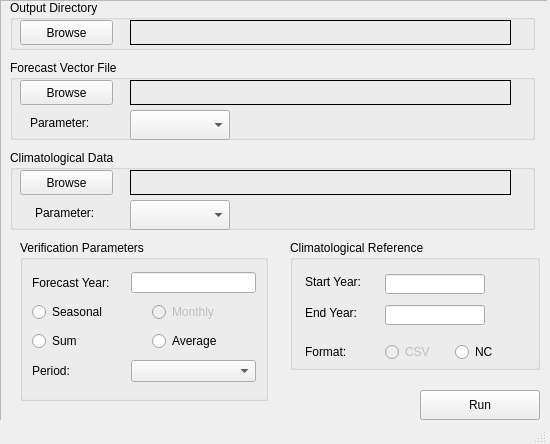
<?xml version="1.0" encoding="UTF-8"?>
<ui version="4.0">
 <author>Thembani Moithobogi</author>
 <class>MainWindow</class>
 <widget class="QMainWindow" name="MainWindow">
  <property name="geometry">
   <rect>
    <x>0</x>
    <y>0</y>
    <width>550</width>
    <height>444</height>
   </rect>
  </property>
  <property name="sizePolicy">
   <sizepolicy hsizetype="Fixed" vsizetype="Fixed">
    <horstretch>0</horstretch>
    <verstretch>0</verstretch>
   </sizepolicy>
  </property>
  <property name="minimumSize">
   <size>
    <width>550</width>
    <height>444</height>
   </size>
  </property>
  <property name="maximumSize">
   <size>
    <width>550</width>
    <height>444</height>
   </size>
  </property>
  <property name="contextMenuPolicy">
   <enum>Qt::DefaultContextMenu</enum>
  </property>
  <property name="windowTitle">
   <string>CFT Verification Tool</string>
  </property>
  <widget class="QWidget" name="centralwidget">
   <property name="minimumSize">
    <size>
     <width>547</width>
     <height>420</height>
    </size>
   </property>
   <property name="maximumSize">
    <size>
     <width>547</width>
     <height>420</height>
    </size>
   </property>
   <widget class="QFrame" name="frame">
    <property name="geometry">
     <rect>
      <x>0</x>
      <y>0</y>
      <width>550</width>
      <height>431</height>
     </rect>
    </property>
    <property name="sizePolicy">
     <sizepolicy hsizetype="Fixed" vsizetype="Fixed">
      <horstretch>0</horstretch>
      <verstretch>0</verstretch>
     </sizepolicy>
    </property>
    <property name="minimumSize">
     <size>
      <width>550</width>
      <height>100</height>
     </size>
    </property>
    <property name="maximumSize">
     <size>
      <width>550</width>
      <height>480</height>
     </size>
    </property>
    <property name="frameShape">
     <enum>QFrame::StyledPanel</enum>
    </property>
    <property name="frameShadow">
     <enum>QFrame::Raised</enum>
    </property>
    <widget class="QGroupBox" name="groupBox_2">
     <property name="geometry">
      <rect>
       <x>10</x>
       <y>0</y>
       <width>525</width>
       <height>50</height>
      </rect>
     </property>
     <property name="minimumSize">
      <size>
       <width>525</width>
       <height>50</height>
      </size>
     </property>
     <property name="maximumSize">
      <size>
       <width>525</width>
       <height>50</height>
      </size>
     </property>
     <property name="title">
      <string>Output Directory</string>
     </property>
     <widget class="QPushButton" name="outputButton">
      <property name="geometry">
       <rect>
        <x>10</x>
        <y>20</y>
        <width>93</width>
        <height>25</height>
       </rect>
      </property>
      <property name="focusPolicy">
       <enum>Qt::ClickFocus</enum>
      </property>
      <property name="text">
       <string>Browse</string>
      </property>
     </widget>
     <widget class="QLabel" name="outdirlabel">
      <property name="geometry">
       <rect>
        <x>120</x>
        <y>20</y>
        <width>381</width>
        <height>25</height>
       </rect>
      </property>
      <property name="minimumSize">
       <size>
        <width>381</width>
        <height>25</height>
       </size>
      </property>
      <property name="maximumSize">
       <size>
        <width>381</width>
        <height>25</height>
       </size>
      </property>
      <property name="frameShape">
       <enum>QFrame::Box</enum>
      </property>
      <property name="text">
       <string/>
      </property>
     </widget>
    </widget>
    <widget class="QPushButton" name="runButton">
     <property name="geometry">
      <rect>
       <x>420</x>
       <y>390</y>
       <width>120</width>
       <height>30</height>
      </rect>
     </property>
     <property name="sizePolicy">
      <sizepolicy hsizetype="Fixed" vsizetype="Fixed">
       <horstretch>0</horstretch>
       <verstretch>0</verstretch>
      </sizepolicy>
     </property>
     <property name="minimumSize">
      <size>
       <width>120</width>
       <height>30</height>
      </size>
     </property>
     <property name="maximumSize">
      <size>
       <width>120</width>
       <height>30</height>
      </size>
     </property>
     <property name="text">
      <string>Run</string>
     </property>
    </widget>
    <widget class="QGroupBox" name="groupBox_3">
     <property name="geometry">
      <rect>
       <x>10</x>
       <y>150</y>
       <width>525</width>
       <height>80</height>
      </rect>
     </property>
     <property name="minimumSize">
      <size>
       <width>525</width>
       <height>80</height>
      </size>
     </property>
     <property name="maximumSize">
      <size>
       <width>525</width>
       <height>80</height>
      </size>
     </property>
     <property name="title">
      <string>Climatological Data</string>
     </property>
     <widget class="QPushButton" name="climatdataButton">
      <property name="geometry">
       <rect>
        <x>10</x>
        <y>20</y>
        <width>93</width>
        <height>25</height>
       </rect>
      </property>
      <property name="focusPolicy">
       <enum>Qt::ClickFocus</enum>
      </property>
      <property name="text">
       <string>Browse</string>
      </property>
     </widget>
     <widget class="QLabel" name="predictandlabel">
      <property name="geometry">
       <rect>
        <x>120</x>
        <y>20</y>
        <width>381</width>
        <height>25</height>
       </rect>
      </property>
      <property name="minimumSize">
       <size>
        <width>381</width>
        <height>25</height>
       </size>
      </property>
      <property name="maximumSize">
       <size>
        <width>381</width>
        <height>25</height>
       </size>
      </property>
      <property name="frameShape">
       <enum>QFrame::Box</enum>
      </property>
      <property name="text">
       <string/>
      </property>
     </widget>
     <widget class="QComboBox" name="climatparamcombobox">
      <property name="geometry">
       <rect>
        <x>120</x>
        <y>50</y>
        <width>100</width>
        <height>30</height>
       </rect>
      </property>
      <property name="minimumSize">
       <size>
        <width>100</width>
        <height>30</height>
       </size>
      </property>
      <property name="maximumSize">
       <size>
        <width>100</width>
        <height>30</height>
       </size>
      </property>
     </widget>
     <widget class="QLabel" name="label_15">
      <property name="geometry">
       <rect>
        <x>25</x>
        <y>50</y>
        <width>71</width>
        <height>25</height>
       </rect>
      </property>
      <property name="minimumSize">
       <size>
        <width>0</width>
        <height>25</height>
       </size>
      </property>
      <property name="maximumSize">
       <size>
        <width>16777215</width>
        <height>25</height>
       </size>
      </property>
      <property name="text">
       <string>Parameter:</string>
      </property>
     </widget>
    </widget>
    <widget class="QGroupBox" name="groupBox_5">
     <property name="geometry">
      <rect>
       <x>290</x>
       <y>240</y>
       <width>250</width>
       <height>130</height>
      </rect>
     </property>
     <property name="minimumSize">
      <size>
       <width>250</width>
       <height>130</height>
      </size>
     </property>
     <property name="maximumSize">
      <size>
       <width>250</width>
       <height>130</height>
      </size>
     </property>
     <property name="title">
      <string>Climatological Reference</string>
     </property>
     <widget class="QLabel" name="label_3">
      <property name="geometry">
       <rect>
        <x>15</x>
        <y>34</y>
        <width>64</width>
        <height>16</height>
       </rect>
      </property>
      <property name="text">
       <string>Start Year:</string>
      </property>
     </widget>
     <widget class="QLineEdit" name="startyearLineEdit">
      <property name="geometry">
       <rect>
        <x>95</x>
        <y>34</y>
        <width>100</width>
        <height>20</height>
       </rect>
      </property>
      <property name="minimumSize">
       <size>
        <width>100</width>
        <height>20</height>
       </size>
      </property>
      <property name="maximumSize">
       <size>
        <width>100</width>
        <height>20</height>
       </size>
      </property>
     </widget>
     <widget class="QLabel" name="label_4">
      <property name="geometry">
       <rect>
        <x>15</x>
        <y>65</y>
        <width>57</width>
        <height>16</height>
       </rect>
      </property>
      <property name="text">
       <string>End Year:</string>
      </property>
     </widget>
     <widget class="QLineEdit" name="endyearLineEdit">
      <property name="geometry">
       <rect>
        <x>95</x>
        <y>65</y>
        <width>100</width>
        <height>20</height>
       </rect>
      </property>
      <property name="minimumSize">
       <size>
        <width>100</width>
        <height>20</height>
       </size>
      </property>
      <property name="maximumSize">
       <size>
        <width>100</width>
        <height>20</height>
       </size>
      </property>
     </widget>
     <widget class="QLabel" name="label_11">
      <property name="geometry">
       <rect>
        <x>15</x>
        <y>102</y>
        <width>46</width>
        <height>20</height>
       </rect>
      </property>
      <property name="minimumSize">
       <size>
        <width>0</width>
        <height>20</height>
       </size>
      </property>
      <property name="maximumSize">
       <size>
        <width>16777215</width>
        <height>20</height>
       </size>
      </property>
      <property name="text">
       <string>Format:</string>
      </property>
     </widget>
     <widget class="QFrame" name="frame_4">
      <property name="geometry">
       <rect>
        <x>95</x>
        <y>102</y>
        <width>140</width>
        <height>20</height>
       </rect>
      </property>
      <property name="minimumSize">
       <size>
        <width>140</width>
        <height>20</height>
       </size>
      </property>
      <property name="maximumSize">
       <size>
        <width>140</width>
        <height>20</height>
       </size>
      </property>
      <property name="frameShape">
       <enum>QFrame::NoFrame</enum>
      </property>
      <property name="frameShadow">
       <enum>QFrame::Plain</enum>
      </property>
      <property name="lineWidth">
       <number>0</number>
      </property>
      <widget class="QRadioButton" name="CSVRadio">
       <property name="enabled">
        <bool>false</bool>
       </property>
       <property name="geometry">
        <rect>
         <x>0</x>
         <y>0</y>
         <width>52</width>
         <height>20</height>
        </rect>
       </property>
       <property name="text">
        <string>CSV</string>
       </property>
      </widget>
      <widget class="QRadioButton" name="NetCDFRadio">
       <property name="enabled">
        <bool>true</bool>
       </property>
       <property name="geometry">
        <rect>
         <x>70</x>
         <y>0</y>
         <width>44</width>
         <height>20</height>
        </rect>
       </property>
       <property name="text">
        <string>NC</string>
       </property>
      </widget>
     </widget>
    </widget>
    <widget class="QLabel" name="statusbarlabel">
     <property name="geometry">
      <rect>
       <x>10</x>
       <y>420</y>
       <width>385</width>
       <height>25</height>
      </rect>
     </property>
     <property name="minimumSize">
      <size>
       <width>385</width>
       <height>25</height>
      </size>
     </property>
     <property name="maximumSize">
      <size>
       <width>385</width>
       <height>25</height>
      </size>
     </property>
     <property name="frameShape">
      <enum>QFrame::Box</enum>
     </property>
     <property name="lineWidth">
      <number>0</number>
     </property>
     <property name="text">
      <string/>
     </property>
    </widget>
    <widget class="QGroupBox" name="groupBox_4">
     <property name="geometry">
      <rect>
       <x>10</x>
       <y>60</y>
       <width>525</width>
       <height>80</height>
      </rect>
     </property>
     <property name="minimumSize">
      <size>
       <width>525</width>
       <height>80</height>
      </size>
     </property>
     <property name="maximumSize">
      <size>
       <width>525</width>
       <height>80</height>
      </size>
     </property>
     <property name="title">
      <string>Forecast Vector File</string>
     </property>
     <widget class="QPushButton" name="forecastvectorButton">
      <property name="geometry">
       <rect>
        <x>10</x>
        <y>20</y>
        <width>93</width>
        <height>25</height>
       </rect>
      </property>
      <property name="focusPolicy">
       <enum>Qt::ClickFocus</enum>
      </property>
      <property name="text">
       <string>Browse</string>
      </property>
     </widget>
     <widget class="QLabel" name="forecastvectorlabel">
      <property name="geometry">
       <rect>
        <x>120</x>
        <y>20</y>
        <width>381</width>
        <height>25</height>
       </rect>
      </property>
      <property name="minimumSize">
       <size>
        <width>381</width>
        <height>25</height>
       </size>
      </property>
      <property name="maximumSize">
       <size>
        <width>381</width>
        <height>25</height>
       </size>
      </property>
      <property name="frameShape">
       <enum>QFrame::Box</enum>
      </property>
      <property name="text">
       <string/>
      </property>
     </widget>
     <widget class="QComboBox" name="forecastvectorparamcombobox">
      <property name="geometry">
       <rect>
        <x>120</x>
        <y>50</y>
        <width>100</width>
        <height>30</height>
       </rect>
      </property>
      <property name="minimumSize">
       <size>
        <width>100</width>
        <height>30</height>
       </size>
      </property>
      <property name="maximumSize">
       <size>
        <width>100</width>
        <height>30</height>
       </size>
      </property>
     </widget>
     <widget class="QLabel" name="label_17">
      <property name="geometry">
       <rect>
        <x>20</x>
        <y>50</y>
        <width>71</width>
        <height>25</height>
       </rect>
      </property>
      <property name="minimumSize">
       <size>
        <width>0</width>
        <height>25</height>
       </size>
      </property>
      <property name="maximumSize">
       <size>
        <width>16777215</width>
        <height>25</height>
       </size>
      </property>
      <property name="text">
       <string>Parameter:</string>
      </property>
     </widget>
    </widget>
    <widget class="QGroupBox" name="groupBox">
     <property name="geometry">
      <rect>
       <x>20</x>
       <y>240</y>
       <width>248</width>
       <height>161</height>
      </rect>
     </property>
     <property name="minimumSize">
      <size>
       <width>248</width>
       <height>161</height>
      </size>
     </property>
     <property name="maximumSize">
      <size>
       <width>248</width>
       <height>161</height>
      </size>
     </property>
     <property name="title">
      <string>Verification Parameters</string>
     </property>
     <layout class="QGridLayout" name="gridLayout">
      <item row="1" column="0" colspan="2">
       <widget class="QFrame" name="frame_6">
        <property name="minimumSize">
         <size>
          <width>200</width>
          <height>20</height>
         </size>
        </property>
        <property name="maximumSize">
         <size>
          <width>200</width>
          <height>20</height>
         </size>
        </property>
        <property name="frameShape">
         <enum>QFrame::NoFrame</enum>
        </property>
        <property name="frameShadow">
         <enum>QFrame::Plain</enum>
        </property>
        <property name="lineWidth">
         <number>0</number>
        </property>
        <widget class="QRadioButton" name="seasonalRadio">
         <property name="enabled">
          <bool>true</bool>
         </property>
         <property name="geometry">
          <rect>
           <x>0</x>
           <y>0</y>
           <width>81</width>
           <height>20</height>
          </rect>
         </property>
         <property name="text">
          <string>Seasonal</string>
         </property>
        </widget>
        <widget class="QRadioButton" name="monthlyRadio">
         <property name="enabled">
          <bool>false</bool>
         </property>
         <property name="geometry">
          <rect>
           <x>120</x>
           <y>0</y>
           <width>71</width>
           <height>20</height>
          </rect>
         </property>
         <property name="text">
          <string>Monthly</string>
         </property>
        </widget>
       </widget>
      </item>
      <item row="3" column="0">
       <widget class="QLabel" name="label_5">
        <property name="text">
         <string>Period:</string>
        </property>
       </widget>
      </item>
      <item row="0" column="1">
       <widget class="QLineEdit" name="fcstyearlineEdit">
        <property name="minimumSize">
         <size>
          <width>125</width>
          <height>21</height>
         </size>
        </property>
        <property name="maximumSize">
         <size>
          <width>125</width>
          <height>21</height>
         </size>
        </property>
       </widget>
      </item>
      <item row="3" column="1">
       <widget class="QComboBox" name="periodComboBox"/>
      </item>
      <item row="0" column="0">
       <widget class="QLabel" name="label_2">
        <property name="text">
         <string>Forecast Year:</string>
        </property>
       </widget>
      </item>
      <item row="2" column="0" colspan="2">
       <widget class="QFrame" name="frame_5">
        <property name="minimumSize">
         <size>
          <width>200</width>
          <height>20</height>
         </size>
        </property>
        <property name="maximumSize">
         <size>
          <width>200</width>
          <height>20</height>
         </size>
        </property>
        <property name="frameShape">
         <enum>QFrame::NoFrame</enum>
        </property>
        <property name="frameShadow">
         <enum>QFrame::Plain</enum>
        </property>
        <property name="lineWidth">
         <number>0</number>
        </property>
        <widget class="QRadioButton" name="cumRadio">
         <property name="enabled">
          <bool>true</bool>
         </property>
         <property name="geometry">
          <rect>
           <x>0</x>
           <y>0</y>
           <width>52</width>
           <height>20</height>
          </rect>
         </property>
         <property name="text">
          <string>Sum</string>
         </property>
        </widget>
        <widget class="QRadioButton" name="avgRadio">
         <property name="enabled">
          <bool>true</bool>
         </property>
         <property name="geometry">
          <rect>
           <x>120</x>
           <y>0</y>
           <width>81</width>
           <height>20</height>
          </rect>
         </property>
         <property name="text">
          <string>Average</string>
         </property>
        </widget>
       </widget>
      </item>
     </layout>
    </widget>
   </widget>
   <widget class="QFrame" name="frame_3">
    <property name="geometry">
     <rect>
      <x>312</x>
      <y>440</y>
      <width>140</width>
      <height>20</height>
     </rect>
    </property>
    <property name="minimumSize">
     <size>
      <width>140</width>
      <height>20</height>
     </size>
    </property>
    <property name="maximumSize">
     <size>
      <width>140</width>
      <height>20</height>
     </size>
    </property>
    <property name="frameShape">
     <enum>QFrame::NoFrame</enum>
    </property>
    <property name="frameShadow">
     <enum>QFrame::Plain</enum>
    </property>
    <property name="lineWidth">
     <number>0</number>
    </property>
   </widget>
  </widget>
  <widget class="QStatusBar" name="statusbar">
   <property name="sizePolicy">
    <sizepolicy hsizetype="Fixed" vsizetype="Fixed">
     <horstretch>0</horstretch>
     <verstretch>0</verstretch>
    </sizepolicy>
   </property>
   <property name="minimumSize">
    <size>
     <width>547</width>
     <height>22</height>
    </size>
   </property>
   <property name="maximumSize">
    <size>
     <width>547</width>
     <height>22</height>
    </size>
   </property>
   <property name="statusTip">
    <string/>
   </property>
  </widget>
 </widget>
 <resources/>
 <connections/>
</ui>
